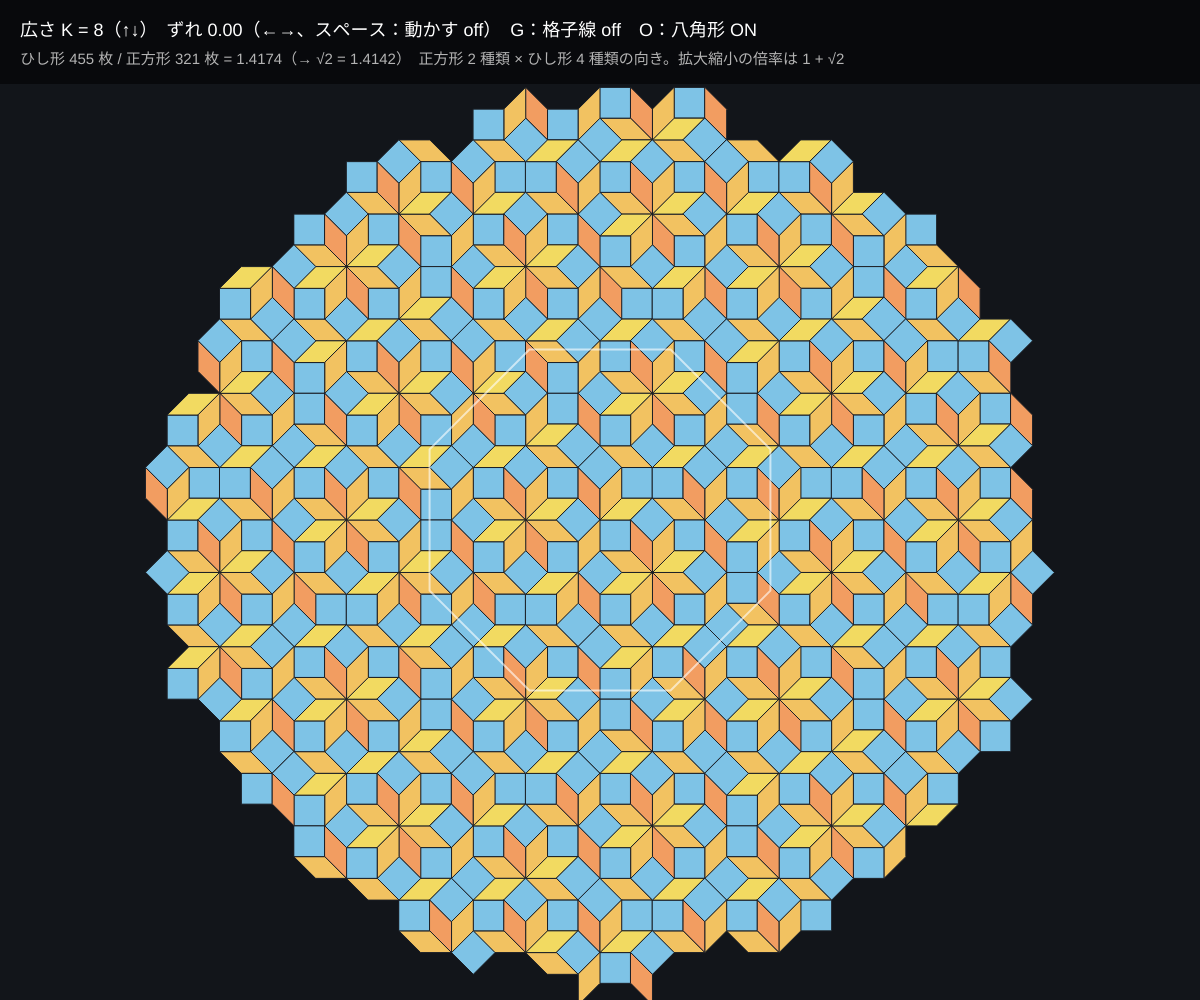
Frame 1 (no input)
Frame 60 (no input): identical to frame 1, image omitted
Frame 120 (the mouse pressed at the canvas centre since frame 60): identical to frame 1, image omitted

The p5.js sketch that drew this single still picture (run headless with seeded random() and noise() and a simulated clock; from frame 60 on, the mouse is pressed at the canvas centre):

// p5.js sketch
// ── sketch.js
// ============================================
// 11 アンマン・ビーンカー（八回対称）タイリング ─ 白銀比の準結晶
// 正方形と 45° のひし形だけで、周期をもたずに平面をしきつめる。拡大率（インフレーション）は 1 + √2
// ここでは de Bruijn の「多重格子法」でつくる：4 方向の平行線を引き、交点 1 つをタイル 1 枚に置きかえる
//   ひし形と正方形の枚数の比は √2 に近づく
// ↑↓ = 広さ（線の本数）/ ←→ = 格子をずらす（フェイゾン）/ スペース = ずらし続ける / G = 格子線 / O = 八角形の目印
// ============================================

let K = 8;              // ★ 各方向の線の本数（片側）
let gamma = [0.21, 0.37, 0.13, 0.29]; // ★ 4 方向の格子のずれ
let shift = 0;          // ←→ で動かすずれ
let moving = false;
let showGrid = false, showOct = true;
let tiles = [];
let edge = 26;          // タイル 1 辺の長さ（px）
const E = [0, 1, 2, 3].map(j => ({ x: Math.cos(j * Math.PI / 4), y: Math.sin(j * Math.PI / 4) }));

function setup() {
  createCanvas(windowWidth, windowHeight);
  colorMode(HSB, 360, 100, 100, 100);
  build();
}

// 多重格子法：方向 r, s の線の交点ごとにタイルを 1 枚つくる
function build() {
  tiles = [];
  let g = gamma.map((v, j) => v + shift * (j % 2 === 0 ? 1 : -0.6));
  for (let r = 0; r < 4; r++) for (let s = r + 1; s < 4; s++) {
    for (let kr = -K; kr <= K; kr++) for (let ks = -K; ks <= K; ks++) {
      // x·e_r = kr + g_r, x·e_s = ks + g_s を解く
      let a = E[r], b = E[s], det = a.x * b.y - a.y * b.x;
      let c1 = kr + g[r], c2 = ks + g[s];
      let px = (c1 * b.y - a.y * c2) / det, py = (a.x * c2 - c1 * b.x) / det;
      if (px * px + py * py > K * K * 0.8) continue; // 円の中だけ
      // 交点が他の方向のどの帯にあるか → 頂点の整数座標
      let kk = [];
      for (let j = 0; j < 4; j++) kk.push(j === r ? kr : j === s ? ks : Math.ceil(px * E[j].x + py * E[j].y - g[j]));
      let corner = (dr, ds) => {
        let x = 0, y = 0;
        for (let j = 0; j < 4; j++) {
          let k = kk[j] + (j === r ? dr : 0) + (j === s ? ds : 0);
          x += k * E[j].x; y += k * E[j].y;
        }
        return { x, y };
      };
      let type = s - r === 2 ? 'square' : 'rhomb';
      tiles.push({ type, pts: [corner(0, 0), corner(1, 0), corner(1, 1), corner(0, 1)], cx: px, cy: py, dir: r * 4 + s });
    }
  }
}

function draw() {
  background(215, 30, 10);
  if (moving) { shift += 0.004; build(); }
  edge = min(width, height - 90) / (K * 1.85);
  let cx = width / 2, cy = height / 2 + 20;

  let nSq = 0, nRh = 0;
  stroke(220, 30, 15);
  strokeWeight(1);
  for (let t of tiles) {
    if (t.type === 'square') { fill(200, 45, 90); nSq++; }
    else { fill(t.dir === 1 || t.dir === 11 ? 40 : t.dir === 6 ? 25 : 50, 60, 95); nRh++; }
    let p = t.pts;
    quad(cx + p[0].x * edge * 0.5, cy + p[0].y * edge * 0.5, cx + p[1].x * edge * 0.5, cy + p[1].y * edge * 0.5,
         cx + p[2].x * edge * 0.5, cy + p[2].y * edge * 0.5, cx + p[3].x * edge * 0.5, cy + p[3].y * edge * 0.5);
  }

  // 格子線（おおよその位置。線 1 本 = タイルの帯 1 本、交点 1 つ = タイル 1 枚）
  if (showGrid) {
    stroke(330, 80, 100, 50);
    for (let j = 0; j < 4; j++) {
      let e = E[j];
      for (let k = -K; k <= K; k++) {
        let d = (k + gamma[j] + shift * (j % 2 === 0 ? 1 : -0.6)) * edge;
        let px = cx + e.x * d, py = cy + e.y * d;
        line(px - e.y * 2000, py + e.x * 2000, px + e.y * 2000, py - e.x * 2000);
      }
    }
  }
  // 八回対称の目印
  if (showOct) {
    noFill();
    stroke(0, 0, 100, 60);
    strokeWeight(2);
    beginShape();
    for (let i = 0; i < 8; i++) vertex(cx + edge * 3 * Math.cos(i * PI / 4 + PI / 8), cy + edge * 3 * Math.sin(i * PI / 4 + PI / 8));
    endShape(CLOSE);
  }

  noStroke();
  fill(0, 0, 0, 55);
  rect(0, 0, width, 84);
  fill(0, 0, 100);
  textSize(18);
  text('広さ K = ' + K + '（↑↓）　ずれ ' + nf(shift, 1, 2) + '（←→、スペース：動かす ' + (moving ? 'ON' : 'off') + '）　G：格子線 ' + (showGrid ? 'ON' : 'off') + '　O：八角形 ' + (showOct ? 'ON' : 'off'), 20, 36);
  fill(0, 0, 70);
  textSize(15);
  text('ひし形 ' + nRh + ' 枚 / 正方形 ' + nSq + ' 枚 = ' + nf(nRh / max(1, nSq), 1, 4) + '（→ √2 = 1.4142）　正方形 2 種類 × ひし形 4 種類の向き。拡大縮小の倍率は 1 + √2', 20, 64);
}

function keyPressed() {
  if (key === UP_ARROW) { K = min(K + 1, 14); build(); }
  if (key === DOWN_ARROW) { K = max(K - 1, 3); build(); }
  if (key === RIGHT_ARROW) { shift += 0.05; build(); }
  if (key === LEFT_ARROW) { shift -= 0.05; build(); }
  if (key === ' ') moving = !moving;
  if (key === 'g' || key === 'G') showGrid = !showGrid;
  if (key === 'o' || key === 'O') showOct = !showOct;
}

function windowResized() { resizeCanvas(windowWidth, windowHeight); }

// ---------- やってみよう ----------
// 1. 正方形のまわりに 8 枚のひし形が集まった「八角形の星」を探そう
// 2. スペースでずらすと、タイルがところどころでパタッと入れかわる（フェイゾンフリップ）
// 3. gamma を全部 0.5 にすると？（線が 1 点で何本も交わってしまい、タイルが重なる）
// 4. 方向を 5 本（PI / 5 ずつ）にすると、黄金比のペンローズ・タイリングになる（シリーズ 32 と比べよう）

// ---------- 道具 ----------
// （このスケッチは配列 E の 4 方向ベクトルと quad() だけで描いている）
